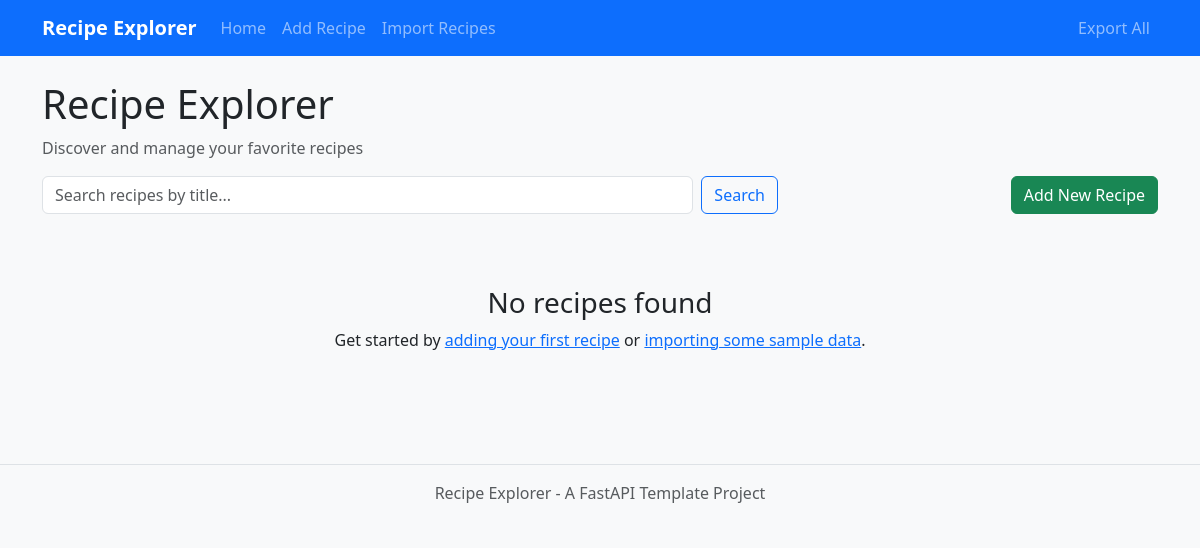
Before: / with the older database file.
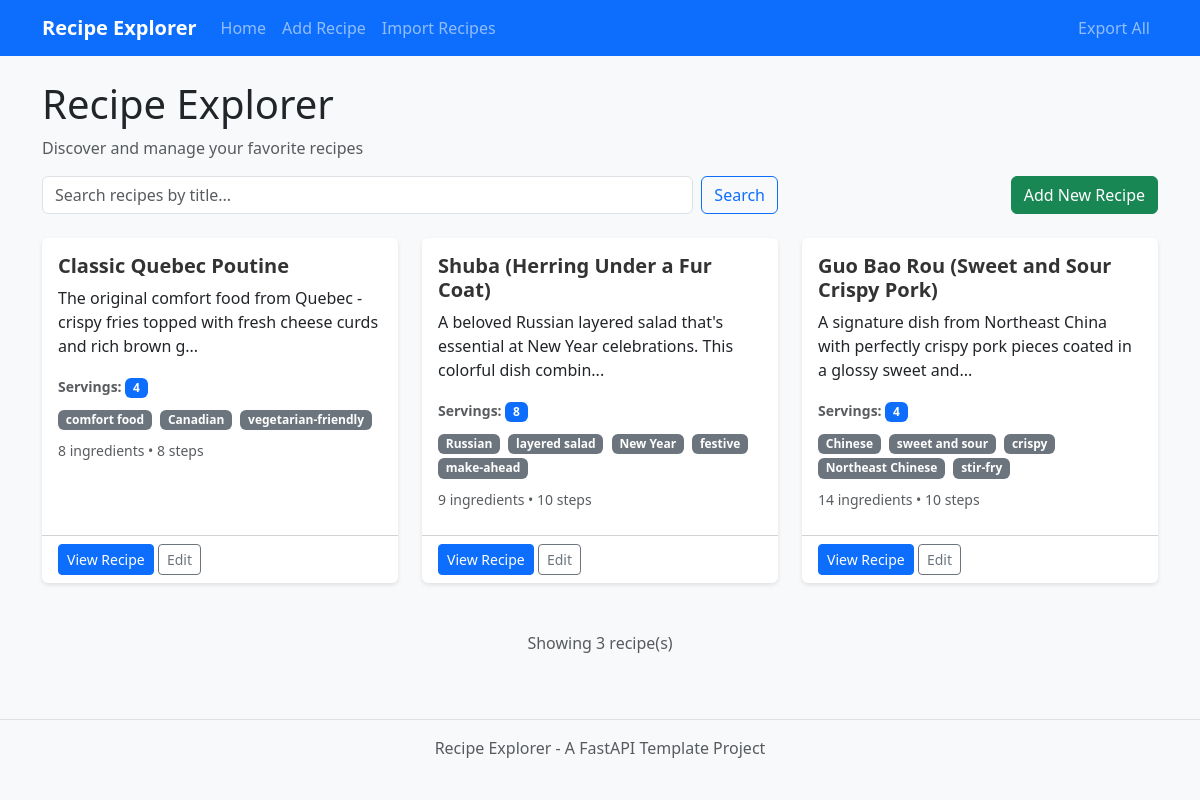
After: the same page with the newer database file.
### tables this page shows
CREATE TABLE recipes (
                    id TEXT PRIMARY KEY,
                    title TEXT NOT NULL,
                    data TEXT NOT NULL
                );

### app/routes/pages.py (the view)
@router.get("/", response_class=HTMLResponse)
def home(
    request: Request,
    search: Optional[str] = None,
    message: Optional[str] = None,
    storage: Any = Depends(get_storage),
    external_client: ExternalClientProtocol = Depends(get_external_client),
):
    external_error = None
    if search:
        internal_results = storage.search_recipes(search)
        try:
            external_results = external_client.search_meals(search)
        except ExternalAPIError as exc:
            external_results = []
            external_error = str(exc)
    else:
        internal_results = storage.get_all_recipes()
        external_results = []
    recipes = []
    for recipe in internal_results:
        recipe_dict = recipe.model_dump(mode="json")
        recipe_dict["source"] = "internal"
        recipes.append(recipe_dict)
    recipes.extend(external_results)
    return templates.TemplateResponse(
        request=request,
        name="index.html",
        context={
            "request": request,
            "recipes": recipes,
            "search_query": search or "",
            "message": message,
            "external_error": external_error,
        },
    )

### app/templates/index.html (shortened to what this page needs)
{% extends "base.html" %}
{% block content %}
<div class="row">
    <div class="col-12">
        <h1>Recipe Explorer</h1>
        <p class="text-muted">Discover and manage your favorite recipes</p>
    </div>
</div>
<div class="row mb-4">
    <div class="col-md-8">
        <form method="get" action="/" class="d-flex">
            <input class="form-control me-2" type="search" name="search"
                   placeholder="Search recipes by title..." value="{{ search_query }}">
            <button class="btn btn-outline-primary" type="submit">Search</button>
        </form>
    </div>
    <div class="col-md-4 text-end">
        <a href="/recipes/new" class="btn btn-success">
             Add New Recipe
        </a>
    </div>
</div>
<div class="row">
    {% if recipes %}
        {% for recipe in recipes %}
        <div class="col-lg-4 col-md-6 mb-4">
            <div class="card h-100">
                <div class="card-body">
                    <h5 class="card-title">{{ recipe.title }}</h5>
                    <p class="card-text">{{ recipe.description[:100] }}{% if recipe.description|length > 100 %}...{% endif %}</p>
                    <div class="mb-2">
                        <small class="text-muted">
                            <strong>Servings:</strong> <span class="badge bg-primary">{{ recipe.servings }}</span>
                        </small>
                    </div>
                    {% if recipe.tags %}
                    <div class="mb-2">
                        {% for tag in recipe.tags %}
                        <span class="badge bg-secondary me-1">{{ tag }}</span>
                        {% endfor %}
                    </div>
                    {% endif %}
                    <div class="mb-2">
                        <small class="text-muted">
                            {{ recipe.ingredients|length }} ingredients •
                            {{ recipe.instructions|length }} steps
                        </small>
                    </div>
                </div>
                <div class="card-footer bg-transparent">
                    <a href="/recipes/{{ recipe.id }}" class="btn btn-primary btn-sm">View Recipe</a>
                    {% if recipe.source != 'external' %}
                    <a href="/recipes/{{ recipe.id }}/edit" class="btn btn-outline-secondary btn-sm">Edit</a>
                    {% endif %}
                </div>
            </div>
        </div>
        {% endfor %}
    {% else %}
        <div class="col-12">
            <div class="text-center py-5">
                <h3>No recipes found</h3>
                {% if search_query %}
                    <p>Try adjusting your search terms or <a href="/">browse all recipes</a>.</p>
                {% else %}
                    <p>Get started by <a href="/recipes/new">adding your first recipe</a> or
                       <a href="/import">importing some sample data</a>.</p>
                {% endif %}
            </div>
        </div>
    {% endif %}
</div>
{% if recipes %}
<div class="row mt-4">
    <div class="col-12 text-center">
        <p class="text-muted">Showing {{ recipes|length }} recipe(s)</p>
    </div>
</div>
{% endif %}
{% endblock %}

### app/templates/base.html (shortened to what this page needs)
<!DOCTYPE html>
<html lang="en">
<head>
    <link href="https://cdn.jsdelivr.net/npm/bootstrap@5.3.2/dist/css/bootstrap.min.css" rel="stylesheet">
    <link href="{{ url_for('static', path='/css/style.css') }}" rel="stylesheet">
</head>
<body>
    <nav class="navbar navbar-expand-lg navbar-dark bg-primary">
        <div class="container">
            <a class="navbar-brand" href="/">Recipe Explorer</a>
            <div class="collapse navbar-collapse" id="navbarNav">
                <ul class="navbar-nav me-auto">
                    <li class="nav-item">
                        <a class="nav-link" href="/">Home</a>
                    </li>
                    <li class="nav-item">
                        <a class="nav-link" href="/recipes/new">Add Recipe</a>
                    </li>
                    <li class="nav-item">
                        <a class="nav-link" href="/import">Import Recipes</a>
                    </li>
                </ul>
                <ul class="navbar-nav">
                    <li class="nav-item">
                        <a class="nav-link" href="/api/recipes/export" download="recipes.json">Export All</a>
                    </li>
                </ul>
            </div>
        </div>
    </nav>
    <div class="container mt-4">
        {% block content %}{% endblock %}
    </div>
    <footer class="bg-light mt-5 py-3">
        <div class="container text-center">
            <p class="text-muted mb-0">Recipe Explorer - A FastAPI Template Project</p>
        </div>
    </footer>
</body>
</html>

### static/css/style.css (style rules this page uses)
body { background-color: #f8f9fa; }
.card { border: none; box-shadow: 0 2px 4px rgba(0,0,0,0.1); transition: transform 0.2s ease-in-out; }
.navbar-brand { font-weight: bold; }
.card h5 { color: #333; font-weight: 600; }
.badge { font-size: 0.75rem; }
footer { margin-top: auto; border-top: 1px solid #dee2e6; }
html, body { height: 100%; }
.container { flex: 1; }

Changed rows visible on the page:
added recipes: title "Classic Quebec Poutine", description "The original comfort food from Quebec - crispy fries topped with fresh cheese curds and rich brown g", servings "4", tags "comfort food" "Canadian" "vegetarian-friendly", ingredients|length "8", instructions|length "8"
added recipes: title "Shuba (Herring Under a Fur Coat)", description "A beloved Russian layered salad that's essential at New Year celebrations. This colorful dish combin", servings "8", tags "Russian" "layered salad" "New Year" "festive" "make-ahead", ingredients|length "9", instructions|length "10"
added recipes: title "Guo Bao Rou (Sweet and Sour Crispy Pork)", description "A signature dish from Northeast China with perfectly crispy pork pieces coated in a glossy sweet and", servings "4", tags "Chinese" "sweet and sour" "crispy" "Northeast Chinese" "stir-fry", ingredients|length "14", instructions|length "10"
Other visible differences:
{{ recipes|length }}: (not shown) → "3"
text no longer shown: "No recipes found Get started by adding your first recipe or importing some sample data ."
text now shown: "Showing recipe(s)"
